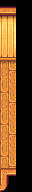

Below is a game level as drawn by its tile map, then a one-line description and the .tmx that defines it (tile-layer data replaced by summaries):
An orthogonal 2x12 tile map with 16x16 px tiles, 5 tile layers (Back, Buildings, Front, Paths, ...), 5 tilesets and 2 objects (2x TileData).

<map version="1.10" tiledversion="1.10.2" orientation="orthogonal" renderorder="right-down" width="2" height="12" tilewidth="16" tileheight="16" infinite="0" nextlayerid="13" nextobjectid="1472">
 <properties>
  <property name="EntryLocation" value="12 29" />
  <property name="FloorIDs" value="Bedroom, Bedroom1, LivingRoom, LivingRoom1, LivingRoom2, LivingRoom3, LivingRoom4, LivingRoom5, LivingRoom6, Kitchen, Hallway_Bedroom, Hallway_Bedroom1, Hallway_Bedroom2, Hallway_Bedroom3, Hallway_Bedroom4, Hallway_Bedroom5, Hallway_Bedroom6, SouthRoom1, SouthRoom2, SouthRoom3, SouthRoom4, SouthRoom5, SouthRoom6, SouthRoom7, SouthRoom8, SERoom1, SERoom2, SERoom3, SERoom4, SERoom5, SERoom6, Roof, Hallway1, Room1" />
  <property name="IsFarm" value="T" />
  <property name="IsGreenhouse" value="T" />
  <property name="KitchenStandingLocation" value="39 25" />
  <property name="ViewportFollowPlayer" type="bool" value="true" />
  <property name="WallIDs" value="Bedroom, Bedroom1, Bedroom2, LivingRoom, LivingRoom1, LivingRoom2, LivingRoom3, LivingRoom4, LivingRoom5, LivingRoom6, LivingRoom7, LivingRoom8, Kitchen, Hallway_Bedroom, Hallway_Bedroom1, Hallway_Bedroom2, Hallway_Bedroom3, Hallway_Bedroom4, Hallway_Bedroom5, SouthRoom1, SouthRoom2, SouthRoom3, SouthRoom3a, SouthRoom4, SouthRoom4a, SouthRoom5, SouthRoom5a, SouthRoom6, SouthRoom7, SouthRoom8, SERoom1, SERoom2, SERoom3, SERoom4, SERoom5, SERoom6, SERoom7, SERoom8, SERoom9, Hallway1, Room1" />
  <property name="Warp" value="12 30 Farm 64 15 13 30 Farm 64 15 22 1 FarmHouse 34 105 23 1 FarmHouse 35 105 34 106 FarmHouse 22 2 35 106 FarmHouse 23 2 15 69 FarmHouse 26 93 16 69 FarmHouse 26 93 26 92 FarmHouse 15 68 30 33 FarmHouse 34 189 31 33 FarmHouse 35 189 34 188 FarmHouse 30 32 35 188 FarmHouse 31 32 38 156 FarmHouse 43 96 39 156 FarmHouse 43 96" />
  <property name="indoorWater" value="T" />
 </properties>
 <tileset firstgid="1" name="indoor" tilewidth="16" tileheight="16" tilecount="2176" columns="32">
  <image source=".townInterior.png" width="512" height="1088" />
  <tile id="1885">
   <properties>
    <property name="Type" value="Wood" />
   </properties>
  </tile>
  <tile id="2078">
   <properties>
    <property name="Type" value="Wood" />
   </properties>
  </tile>
  <tile id="2079">
   <properties>
    <property name="Type" value="Wood" />
   </properties>
  </tile>
  <tile id="2106">
   <properties>
    <property name="Type" value="Wood" />
   </properties>
  </tile>
 </tileset>
 <tileset firstgid="2177" name="untitled tile sheet" tilewidth="16" tileheight="16" tilecount="264" columns="12">
  <image source=".farmhouse_tiles.png" width="192" height="352" />
 </tileset>
 <tileset firstgid="2441" name="walls_and_floors" tilewidth="16" tileheight="16" tilecount="688" columns="16">
  <image source=".walls_and_floors.png" width="256" height="688" />
 </tileset>
 <tileset firstgid="3129" name="sewer" tilewidth="16" tileheight="16" tilecount="88" columns="8">
  <image source=".SewerTiles.png" width="128" height="176" />
 </tileset>
 <tileset firstgid="3217" name="corners" tilewidth="16" tileheight="16" tilecount="9" columns="9">
  <image source="corners.png" width="144" height="16" />
 </tileset>
 <layer id="1" name="Back" width="2" height="12">
  <data>[24 cells, 12 non-empty, 5 distinct tile ids]</data>
 </layer>
 <layer id="3" name="Buildings" width="2" height="12">
  <data>[24 cells, 3 non-empty, 3 distinct tile ids]</data>
 </layer>
 <layer id="5" name="Front" width="2" height="12">
  <data>[24 cells, 4 non-empty, 4 distinct tile ids]</data>
 </layer>
 <layer id="9" name="Paths" width="2" height="12">
  <data>[24 cells, 0 non-empty, 0 distinct tile ids]</data>
 </layer>
 <layer id="7" name="AlwaysFront" width="2" height="12">
  <data>[24 cells, 0 non-empty, 0 distinct tile ids]</data>
 </layer>
 <objectgroup id="2" name="Back">
  <object id="1397" name="TileData" x="0" y="16" width="16" height="16">
   <properties>
    <property name="WallID" value="SERoom5" />
   </properties>
  </object>
  <object id="1410" name="TileData" x="0" y="48" width="16" height="128">
   <properties>
    <property name="FloorID" value="SERoom3" />
   </properties>
  </object>
 </objectgroup>
 <objectgroup id="4" name="Buildings" />
 <objectgroup id="6" name="Front" />
 <objectgroup id="10" name="Paths" />
 <objectgroup id="8" name="AlwaysFront" />
</map>
